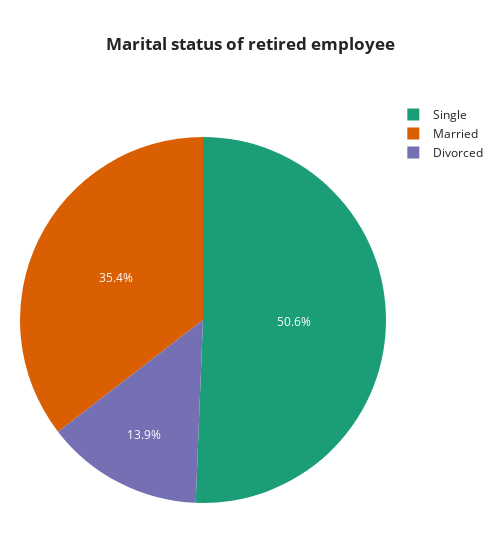

The notebook cell this image was saved under:
### Code cell
#¿Cuál es el estado civil de las personas que se retiraron?
base = df_GR.groupby(['MaritalStatus'])[['Attrition']].count().sort_values('Attrition', ascending= False).rename(columns={'Attrition': 'TotalPeople'}).reset_index()

fig = px.pie(base, values = 'TotalPeople', names= 'MaritalStatus',
             title= '<b>Marital status of retired employee<b>',
             color_discrete_sequence=px.colors.qualitative.Dark2, width=500)

fig.update_layout(
    template = 'simple_white',
    title_x = 0.5,  
    margin = dict(l= 20, r=20, b=20, t=100))

fig.show()

### Figure 1 — Plotly figure (JSON) as saved in the notebook; plotly's stock layout.template omitted (floating-point values rounded to 4 significant figures)
{"data": [{"domain": {"x": [0, 1], "y": [0, 1]}, "hovertemplate": "MaritalStatus=%{label}<br>TotalPeople=%{value}<extra></extra>", "labels": ["Single", "Married", "Divorced"], "legendgroup": "", "name": "", "showlegend": true, "type": "pie", "values": [360, 252, 99]}], "layout": {"legend": {"tracegroupgap": 0}, "margin": {"b": 20, "l": 20, "r": 20, "t": 100}, "piecolorway": ["rgb(27,158,119)", "rgb(217,95,2)", "rgb(117,112,179)", "rgb(231,41,138)", "rgb(102,166,30)", "rgb(230,171,2)", "rgb(166,118,29)", "rgb(102,102,102)"], "title": {"text": "<b>Marital status of retired employee<b>", "x": 0.5}, "width": 500}}
